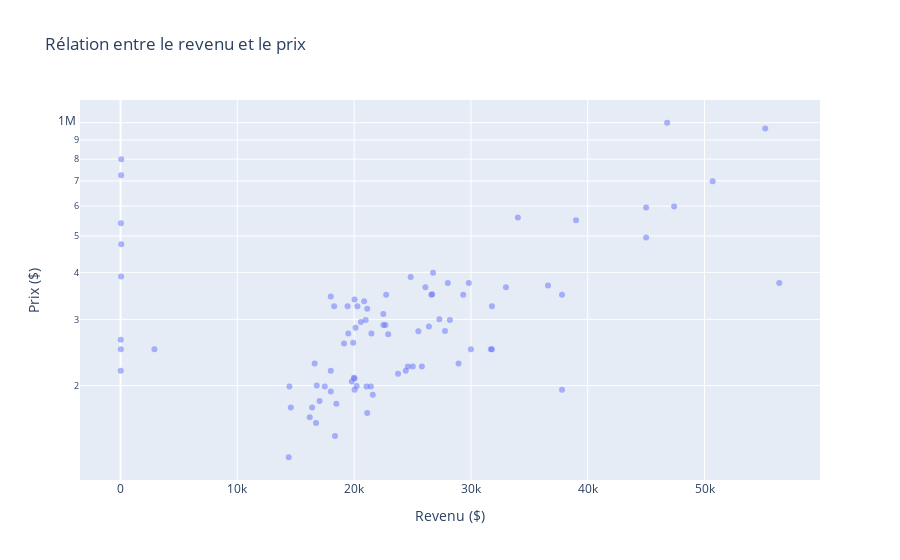

Source (notebook cell):
### Markdown cell above
##### Scatter plot simple : Prix vs Revenu

### Code cell
import plotly.express as px

fig = px.scatter(pandas_data, 
                 x="revenu", 
                 y="price",
                 opacity=0.5,
                 title="Rélation entre le revenu et le prix",
                 labels={"revenu": "Revenu ($)", "price": "Prix ($)"},
                 hover_data=["city", "street"])

fig.update_yaxes(type="log")  # Échelle logarithmique pour les prix
fig.update_layout(showlegend=False)

fig.show()

### Figure 1 — Plotly figure (JSON) as saved in the notebook; plotly's stock layout.template omitted (floating-point values rounded to 4 significant figures; data arrays with more than 128 entries replaced by an {"elided": "..."} marker saying what was removed)
{"data": [{"customdata": {"elided": "87x2 str values"}, "hovertemplate": "Revenu ($)=%{x}<br>Prix ($)=%{y}<br>city=%{customdata[0]}<br>street=%{customdata[1]}<extra></extra>", "legendgroup": "", "marker": {"color": "#636efa", "opacity": 0.5, "symbol": "circle"}, "mode": "markers", "name": "", "orientation": "v", "showlegend": false, "type": "scatter", "x": [19500, 18360, 16200, 14460, 16620, 18000, 31704, 14580, 22740, 28944, 37800, 18000, 25500, 24420, 20040, 21120, 56400, 21600, 19800, 31800, 19140, 29820, 25800, 17484, 20988, 24840, 16740, 20040, 22920, 21060, 19980, 20220, 19440, 45000, 24600, 39000, 26100, 14400, 20040, 2900, 18480, 30000, 19920, 22500, 28020, 23760, 26400, 28200, 22500, 59.04, 55200, 47.88, 34020, 36600, 31.8, 28.5, 21480, 26760, 22680, 20280, 17040, 18, 26676, 29340, 60.6, 21432, 47400, 18.18, 18288, 27780, 18000, 25020, 16404, 21120, 31800, 20124, 46800, 45000, 47.04, 26616, 37800, 20580, 50700, 20856, 27300, 33000, 16800], "xaxis": "x", "y": [275000, 147000, 164900, 199000, 229000, 345000, 250000, 175000, 349000, 229000, 195000, 193000, 279000, 219000, 209000, 169000, 374999, 189000, 205000, 249900, 259000, 374900, 224900, 199000, 299000, 389000, 159000, 339000, 274000, 199000, 209900, 199500, 325000, 595000, 224900, 549900, 365000, 129000, 195000, 249900, 179000, 249900, 259900, 289900, 374900, 215000, 287000, 299000, 310000, 475000, 965000, 725000, 559900, 369000, 539900, 250000, 275000, 399000, 289900, 325000, 182000, 219000, 349900, 349000, 799000, 199000, 599000, 265000, 324900, 279500, 219000, 224900, 174900, 319900, 325000, 285000, 999500, 495000, 390000, 349000, 349000, 295000, 699000, 335000, 299999, 365000, 199999], "yaxis": "y"}], "layout": {"legend": {"tracegroupgap": 0}, "showlegend": false, "title": {"text": "Rélation entre le revenu et le prix"}, "xaxis": {"anchor": "y", "domain": [0, 1], "title": {"text": "Revenu ($)"}}, "yaxis": {"anchor": "x", "domain": [0, 1], "title": {"text": "Prix ($)"}, "type": "log"}}}
